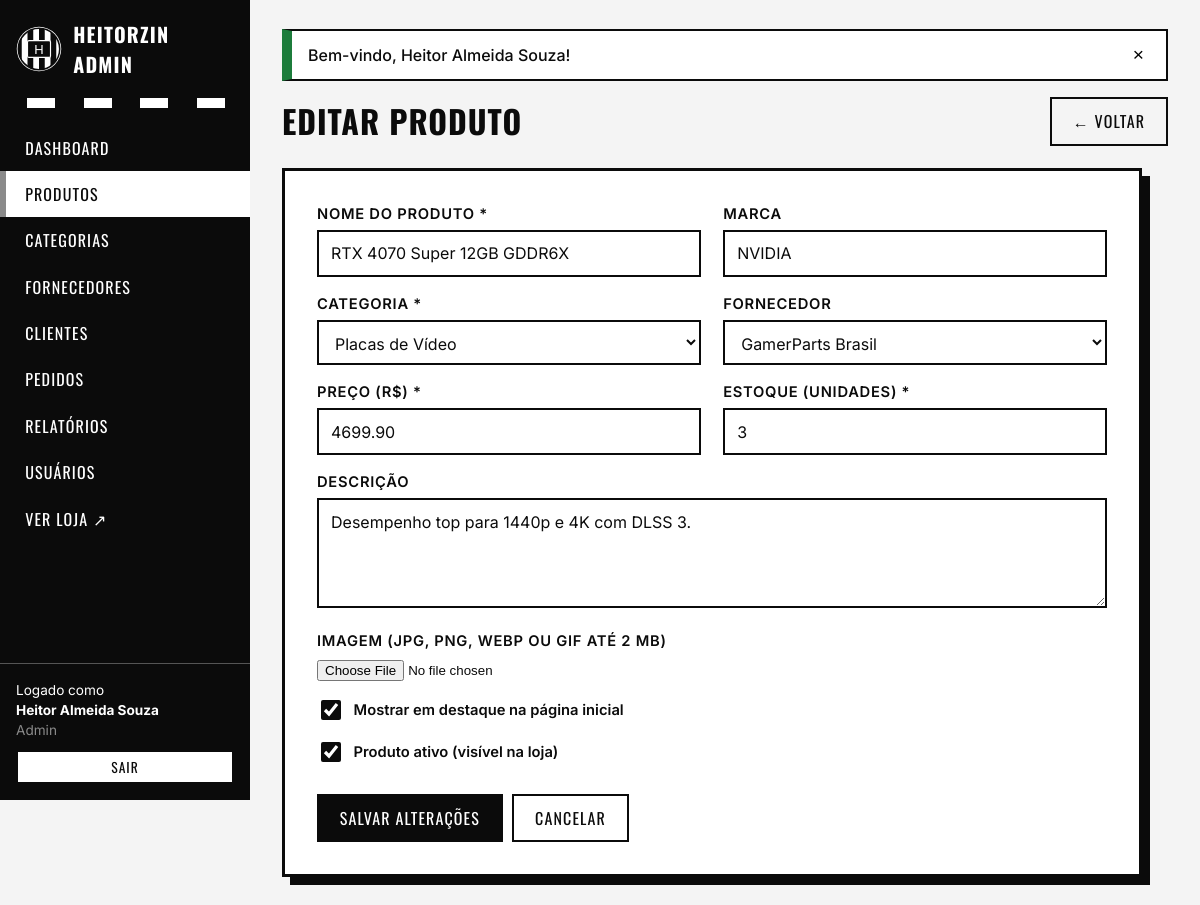
The page /index.php?url=admin/produtos/editar/6 (signed in) on the database its author committed.
### tables this page shows
CREATE TABLE produtos (
    id              INT UNSIGNED NOT NULL AUTO_INCREMENT,
    nome            VARCHAR(150) NOT NULL,
    marca           VARCHAR(60)  NULL,
    descricao       TEXT NULL,
    preco           DECIMAL(10,2) NOT NULL,
    estoque         INT NOT NULL DEFAULT 0,
    imagem          VARCHAR(255) NULL,               
    destaque        TINYINT(1) NOT NULL DEFAULT 0,
    ativo           TINYINT(1) NOT NULL DEFAULT 1,
    categoria_id    INT UNSIGNED NOT NULL,
    fornecedor_id   INT UNSIGNED NULL,
    criado_em       DATETIME NOT NULL DEFAULT CURRENT_TIMESTAMP,
    PRIMARY KEY (id),
    CONSTRAINT fk_produtos_categoria
        FOREIGN KEY (categoria_id)  REFERENCES categorias(id)   ON DELETE RESTRICT,
    CONSTRAINT fk_produtos_fornecedor
        FOREIGN KEY (fornecedor_id) REFERENCES fornecedores(id) ON DELETE SET NULL,
    CONSTRAINT ck_produtos_preco   CHECK (preco >= 0),
    CONSTRAINT ck_produtos_estoque CHECK (estoque >= 0)
);

### app/core/Controller.php (called while the page is built, shortened)
<?php
abstract class Controller
{
    protected function view(string $view, array $dados = [], string $layout = 'loja'): void
    {
        extract($dados, EXTR_SKIP);
        require ROOT_PATH . '/app/views/' . $view . '.php';
    }
}

### app/core/CrudController.php (called while the page is built, shortened)
<?php
abstract class CrudController extends Controller
{
    protected string $recurso;
    protected string $singular;
    protected Model $model;
    public function editar(int $id): void
    {
        $this->formulario($this->obter($id));
    }
    protected function obter(int $id): array
    {
        $r = $this->model->buscar($id);
        return $r;
    }
    protected function formulario(?array $registro): void
    {
        $this->view('admin/crud/form', [
            'titulo'   => ($registro ? 'Editar ' : 'Novo(a) ') . $this->singular,
            'recurso'  => $this->recurso,
            'singular' => $this->singular,
            'campos'   => $this->campos(),
            'registro' => $registro,
        ], 'admin');
    }
}

### app/core/Router.php (called while the page is built, shortened)
<?php
class Router
{
    private array $publicas = [
        ''         => ['HomeController', 'index'],
        'loja'     => ['HomeController', 'loja'],
        'produto'  => ['HomeController', 'produto'],
        'carrinho' => ['CarrinhoController', 'index'],
        'login'    => ['AuthController', 'login'],
        'logout'   => ['AuthController', 'logout'],
        'registro' => ['AuthController', 'registro'],
        'conta'    => ['ContaController', 'index'],
    ];
    private array $admin = [
        'dashboard'    => 'DashboardController',
        'produtos'     => 'ProdutoController',
        'categorias'   => 'CategoriaController',
        'fornecedores' => 'FornecedorController',
        'clientes'     => 'ClienteController',
        'usuarios'     => 'UsuarioController',
        'pedidos'      => 'PedidoController',
        'relatorios'   => 'RelatorioController',
    ];
    public function despachar(): void
    {
        $url = trim($_GET['url'] ?? '', '/');
        $seg = $url === '' ? [] : explode('/', $url);
        [$classe, $acao, $params] = $this->resolver($seg);
        try {
            $controller = new $classe();
            $ref = new ReflectionMethod($controller, $acao);
            $controller->$acao(...array_slice($params, 0, $ref->getNumberOfParameters()));
        } catch (TypeError $e) {
            $this->erro404();
        } catch (Throwable $e) {
            error_log($e->getMessage() . ' em ' . $e->getFile() . ':' . $e->getLine());
            http_response_code(500);
            exit('<h1>Erro interno</h1><p>Algo deu errado. Tente novamente.</p>');
        }
    }
    private function resolver(array $seg): array
    {
        $primeiro = $seg[0] ?? '';
        if ($primeiro === 'admin') {
            $recurso = $seg[1] ?? 'dashboard';
            $classe = $this->admin[$recurso] ?? null;
            return [$classe, $seg[2] ?? 'index', array_slice($seg, 3)];
        }
        [$classe, $padrao] = $this->publicas[$primeiro];
        return [$classe, $padrao, array_slice($seg, 1)];
    }
}

### public/index.php (called while the page is built, shortened)
<?php
require ROOT_PATH . '/app/core/helpers.php';
spl_autoload_register(function (string $classe): void {
    foreach (['app/core', 'app/models', 'app/controllers'] as $pasta) {
        $arquivo = ROOT_PATH . "/$pasta/$classe.php";
        if (is_file($arquivo)) {
            return;
        }
    }
});
(new Router())->despachar();

### app/core/helpers.php (called while the page is built, shortened)
<?php
function e($valor): string
{
    return htmlspecialchars((string)($valor ?? ''), ENT_QUOTES, 'UTF-8');
}
function url(string $rota = '', array $query = []): string
{
    $rota = trim($rota, '/');
    if ($rota === '' && !$query) {
        return BASE_URL;
    }
    $params = $rota !== '' ? ['url' => $rota] : [];
    return BASE_URL . 'index.php?' . http_build_query($params + $query);
}

### app/core/Model.php (called while the page is built, shortened)
<?php
abstract class Model
{
    protected string $tabela;
    protected PDO $db;
    public function __construct()
    {
        $this->db = Database::getConnection();
    }
    protected function query(string $sql, array $params = []): PDOStatement
    {
        $stmt = $this->db->prepare($sql);
        $stmt->execute($params);
        return $stmt;
    }
    public function buscar(int $id): ?array
    {
        $r = $this->query("SELECT * FROM {$this->tabela} WHERE id = ?", [$id])->fetch();
        return $r ?: null;
    }
}

### app/core/Database.php (called while the page is built, shortened)
<?php
class Database
{
    private static ?PDO $conexao = null;
    public static function getConnection(): PDO
    {
        if (self::$conexao === null) {
            $dsn = sprintf(
                'mysql:host=%s;port=%s;dbname=%s;charset=%s',
                DB_HOST, DB_PORT, DB_NAME, DB_CHARSET
            );
            try {
                self::$conexao = new PDO($dsn, DB_USER, DB_PASS, [
                    PDO::ATTR_ERRMODE            => PDO::ERRMODE_EXCEPTION,
                    PDO::ATTR_DEFAULT_FETCH_MODE => PDO::FETCH_ASSOC,
                    PDO::ATTR_EMULATE_PREPARES   => false,
                ]);
            } catch (PDOException $e) {
                http_response_code(500);
                exit('<h1>Erro de conexão com o banco de dados</h1>'
                    . '<p>Verifique se o MySQL está ligado no XAMPP e se o banco '
                    . '<b>heitorzin_pcs</b> foi importado. Confira também config/config.php.</p>');
            }
        }
        return self::$conexao;
    }
}

### app/views/admin/crud/form.php (the view, shortened to what this page needs)
<?php
$temArquivo = false;
foreach ($campos as $c) { if ($c['type'] === 'file') { $temArquivo = true; } }
$temOld = !empty($_SESSION['old']);
$acao = $registro ? "admin/$recurso/atualizar/" . (int)$registro['id'] : "admin/$recurso/salvar";
$valorDe = function (array $c) use ($registro, $temOld) {
    $n = $c['name'];
    if ($temOld) {
        return $c['type'] === 'checkbox' ? (isset($_SESSION['old'][$n]) ? 1 : 0) : ($_SESSION['old'][$n] ?? '');
    }
    if ($registro) {
        return $registro[$n] ?? '';
    }
    return $c['default'] ?? '';
};
?>
<div class="admin-topo">
    <h1><?= e($titulo) ?></h1>
    <a class="btn btn-outline" href="<?= url("admin/$recurso") ?>">&larr; Voltar</a>
</div>
<div class="caixa-form" style="max-width:860px">
    <form method="post" action="<?= url($acao) ?>" data-validate <?= $temArquivo ? 'enctype="multipart/form-data"' : '' ?>>
        <div class="form-grade">
        <?php foreach ($campos as $c):
            $n = $c['name'];
            $v = $valorDe($c);
            $largo = in_array($c['type'], ['textarea', 'file', 'checkbox'], true) ? 'largo' : '';
            $obrig = !empty($c['required']) && !($c['type'] === 'password' && $registro);
        ?>
            <div class="campo <?= $largo ?> <?= $c['type'] === 'checkbox' ? 'campo-check' : '' ?>">
            <?php if ($c['type'] === 'checkbox'): ?>
                <input type="checkbox" id="<?= e($n) ?>" name="<?= e($n) ?>" value="1" <?= $v ? 'checked' : '' ?>>
                <label for="<?= e($n) ?>"><?= e($c['label']) ?></label>
            <?php else: ?>
                <label for="<?= e($n) ?>"><?= e($c['label']) ?><?= $obrig ? ' *' : '' ?></label>
                <?php if ($c['type'] === 'textarea'): ?>
                    <textarea id="<?= e($n) ?>" name="<?= e($n) ?>" data-rotulo="<?= e($c['label']) ?>"><?= e($v) ?></textarea>
                <?php elseif ($c['type'] === 'select'): ?>
                    <select id="<?= e($n) ?>" name="<?= e($n) ?>" <?= $obrig ? 'required' : '' ?> data-rotulo="<?= e($c['label']) ?>">
                        <?php foreach ($c['options'] as $ov => $ol): ?>
                            <option value="<?= e($ov) ?>" <?= (string)$v === (string)$ov ? 'selected' : '' ?>><?= e($ol) ?></option>
                        <?php endforeach; ?>
                    </select>
                <?php elseif ($c['type'] === 'file'): ?>
                    <input type="file" id="<?= e($n) ?>" name="<?= e($n) ?>" accept="image/jpeg,image/png,image/webp,image/gif">
                <?php elseif ($c['type'] === 'password'): ?>
                    <input type="password" id="<?= e($n) ?>" name="<?= e($n) ?>" autocomplete="new-password"
                           <?= $obrig ? 'required' : '' ?> data-min="6" data-rotulo="<?= e($c['label']) ?>">
                <?php else: ?>
                    <input type="<?= e($c['type']) ?>" id="<?= e($n) ?>" name="<?= e($n) ?>" value="<?= e($v) ?>"
                           <?= $obrig ? 'required' : '' ?>
                           <?= isset($c['max']) ? 'maxlength="' . (int)$c['max'] . '"' : '' ?>
                           <?= isset($c['step']) ? 'step="' . e($c['step']) . '"' : '' ?>
                           <?= isset($c['min']) ? 'min="' . e($c['min']) . '"' : '' ?>
                           <?= isset($c['placeholder']) ? 'placeholder="' . e($c['placeholder']) . '"' : '' ?>
                           data-rotulo="<?= e($c['label']) ?>">
                <?php endif; ?>
            <?php endif; ?>
            </div>
        <?php endforeach; ?>
        </div>
        <div style="display:flex;gap:.6rem;margin-top:.8rem">
            <button class="btn" type="submit"><?= $registro ? 'Salvar alterações' : 'Cadastrar' ?></button>
            <a class="btn btn-outline" href="<?= url("admin/$recurso") ?>">Cancelar</a>
        </div>
    </form>
</div>

### public/assets/css/style.css (style rules this page uses)
:root { --preto: #0b0b0b; --preto-2: #1a1a1a; --branco: #ffffff; --cinza-1: #f4f4f4; --cinza-2: #dcdcdc; --cinza-3: #8a8a8a; --cinza-4: #555555; --ok: #1c7c3b; --erro: #b3261e; --aviso: #b26a00; --listras: repeating-linear-gradient(90deg, var(--preto) 0 28px, var(--branco) 28px 56px); --fonte-titulo: 'Oswald', 'Arial Narrow', Impact, sans-serif; --fonte: 'Inter', system-ui, -apple-system, 'Segoe UI', Arial, sans-serif; }
* { box-sizing: border-box; }
html { scroll-behavior: smooth; }
body { margin: 0; font-family: var(--fonte); color: var(--preto); background: var(--branco); line-height: 1.5; }
a { color: inherit; }
h1, h2, h3, h4 { font-family: var(--fonte-titulo); text-transform: uppercase; letter-spacing: .03em; line-height: 1.15; margin: 0 0 .6rem; }
h1 { font-size: 2.4rem; }
.btn { display: inline-block; font-family: var(--fonte-titulo); text-transform: uppercase; letter-spacing: .07em; font-size: 1rem; padding: .65rem 1.3rem; border: 2px solid var(--preto); background: var(--preto); color: var(--branco); text-decoration: none; cursor: pointer; transition: .15s; text-align: center; }
.btn-outline { background: transparent; color: var(--preto); }
.campo { margin-bottom: 1rem; }
.campo label { display: block; font-weight: 600; margin-bottom: .3rem; font-size: .92rem; text-transform: uppercase; letter-spacing: .05em; }
input[type=text], input[type=email], input[type=password], input[type=tel], input[type=number], input[type=date], select, textarea { width: 100%; padding: .6rem .75rem; border: 2px solid var(--preto); font: inherit; background: var(--branco); color: var(--preto); }
textarea { min-height: 110px; resize: vertical; }
.campo-check { display: flex; align-items: center; gap: .6rem; }
.campo-check input { width: 20px; height: 20px; accent-color: var(--preto); }
.campo-check label { margin: 0; text-transform: none; letter-spacing: 0; }
.caixa-form { border: 3px solid var(--preto); box-shadow: 8px 8px 0 var(--preto); padding: 2rem; background: var(--branco); }
body.admin { background: var(--cinza-1); }
.admin-topo { display: flex; justify-content: space-between; align-items: center; gap: 1rem; flex-wrap: wrap; margin-bottom: 1.4rem; }
.admin-topo h1 { margin: 0; font-size: 2rem; }
.form-grade { display: grid; grid-template-columns: 1fr 1fr; gap: 0 1.4rem; }
.form-grade .largo { grid-column: 1 / -1; }

### rows shown on the page
produtos: nome "RTX 4070 Super 12GB GDDR6X", marca "NVIDIA", categoria_id "Placas de Vídeo", fornecedor_id "GamerParts Brasil", preco "4699.90", estoque "3", descricao "Desempenho top para 1440p e 4K com DLSS 3.", destaque "☑", ativo "☑"

### other values the page prints
$rotulo "DASHBOARD"
$rotulo "PRODUTOS"
$rotulo "CATEGORIAS"
$rotulo "FORNECEDORES"
$rotulo "CLIENTES"
$rotulo "PEDIDOS"
$rotulo "RELATÓRIOS"
$rotulo "USUÁRIOS"
$u['nome'] "Heitor Almeida Souza"
$u['perfil'] "Admin"
$f['msg'] "Bem-vindo, Heitor Almeida Souza!"
$titulo "EDITAR PRODUTO"
$c['label'] "NOME DO PRODUTO"
$c['label'] "MARCA"
$c['label'] "CATEGORIA"
